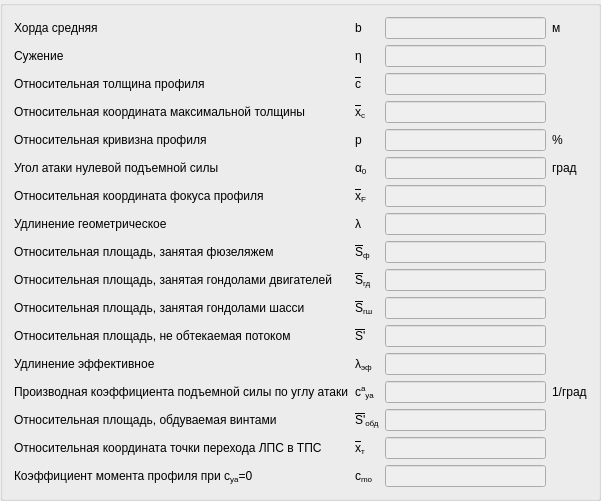
             <widget class="QGroupBox" name="groupBox_2">
              <property name="geometry">
               <rect>
                <x>550</x>
                <y>40</y>
                <width>601</width>
                <height>471</height>
               </rect>
              </property>
              <property name="styleSheet">
               <string notr="true"/>
              </property>
              <property name="title">
               <string/>
              </property>
              <layout class="QVBoxLayout" name="verticalLayout_11">
               <item>
                <layout class="QGridLayout" name="gridLayout_2">
                 <property name="topMargin">
                  <number>0</number>
                 </property>
                 <property name="bottomMargin">
                  <number>0</number>
                 </property>
                 <item row="14" column="0">
                  <widget class="QLabel" name="label_61">
                   <property name="text">
                    <string>&lt;html&gt;&lt;head/&gt;&lt;body&gt;&lt;p&gt;Относительная площадь, обдуваемая винтами&lt;/p&gt;&lt;/body&gt;&lt;/html&gt;</string>
                   </property>
                  </widget>
                 </item>
                 <item row="11" column="0">
                  <widget class="QLabel" name="label_52">
                   <property name="text">
                    <string>&lt;html&gt;&lt;head/&gt;&lt;body&gt;&lt;p&gt;Относительная площадь, не обтекаемая потоком&lt;/p&gt;&lt;/body&gt;&lt;/html&gt;</string>
                   </property>
                  </widget>
                 </item>
                 <item row="8" column="0">
                  <widget class="QLabel" name="label_48">
                   <property name="text">
                    <string>Относительная площадь, занятая фюзеляжем</string>
                   </property>
                  </widget>
                 </item>
                 <item row="13" column="0">
                  <widget class="QLabel" name="label_54">
                   <property name="text">
                    <string>&lt;html&gt;&lt;head/&gt;&lt;body&gt;&lt;p&gt;Производная коэффициента подъемной силы по углу атаки&lt;/p&gt;&lt;/body&gt;&lt;/html&gt;</string>
                   </property>
                  </widget>
                 </item>
                 <item row="10" column="0">
                  <widget class="QLabel" name="label_53">
                   <property name="text">
                    <string>&lt;html&gt;&lt;head/&gt;&lt;body&gt;&lt;p&gt;Относительная площадь, занятая гондолами шасси&lt;/p&gt;&lt;/body&gt;&lt;/html&gt;</string>
                   </property>
                  </widget>
                 </item>
                 <item row="16" column="2">
                  <widget class="QLineEdit" name="ed_cmo">
                   <property name="enabled">
                    <bool>false</bool>
                   </property>
                  </widget>
                 </item>
                 <item row="15" column="0">
                  <widget class="QLabel" name="label_91">
                   <property name="text">
                    <string>&lt;html&gt;&lt;head/&gt;&lt;body&gt;&lt;p&gt;Относительная координата точки перехода ЛПС в ТПС&lt;/p&gt;&lt;/body&gt;&lt;/html&gt;</string>
                   </property>
                  </widget>
                 </item>
                 <item row="4" column="0">
                  <widget class="QLabel" name="label_59">
                   <property name="text">
                    <string>&lt;html&gt;&lt;head/&gt;&lt;body&gt;&lt;p&gt;Относительная кривизна профиля&lt;/p&gt;&lt;/body&gt;&lt;/html&gt;</string>
                   </property>
                  </widget>
                 </item>
                 <item row="7" column="0">
                  <widget class="QLabel" name="label_60">
                   <property name="text">
                    <string>Удлинение геометрическое</string>
                   </property>
                  </widget>
                 </item>
                 <item row="15" column="2">
                  <widget class="QLineEdit" name="ed_xtau_">
                   <property name="enabled">
                    <bool>false</bool>
                   </property>
                  </widget>
                 </item>
                 <item row="16" column="1">
                  <widget class="QLabel" name="label_94">
                   <property name="text">
                    <string>&lt;html&gt;&lt;head/&gt;&lt;body&gt;&lt;p&gt;c&lt;span style=&quot; vertical-align:sub;&quot;&gt;mo&lt;/span&gt;&lt;/p&gt;&lt;/body&gt;&lt;/html&gt;</string>
                   </property>
                  </widget>
                 </item>
                 <item row="5" column="0">
                  <widget class="QLabel" name="label_50">
                   <property name="text">
                    <string>Угол атаки нулевой подъемной силы</string>
                   </property>
                  </widget>
                 </item>
                 <item row="9" column="0">
                  <widget class="QLabel" name="label_47">
                   <property name="text">
                    <string>&lt;html&gt;&lt;head/&gt;&lt;body&gt;&lt;p&gt;Относительная площадь, занятая гондолами двигателей&lt;/p&gt;&lt;/body&gt;&lt;/html&gt;</string>
                   </property>
                  </widget>
                 </item>
                 <item row="2" column="0">
                  <widget class="QLabel" name="label_55">
                   <property name="text">
                    <string>&lt;html&gt;&lt;head/&gt;&lt;body&gt;&lt;p&gt;Относительная толщина профиля&lt;/p&gt;&lt;/body&gt;&lt;/html&gt;</string>
                   </property>
                  </widget>
                 </item>
                 <item row="3" column="0">
                  <widget class="QLabel" name="label_56">
                   <property name="text">
                    <string>&lt;html&gt;&lt;head/&gt;&lt;body&gt;&lt;p&gt;Относительная координата максимальной толщины&lt;/p&gt;&lt;/body&gt;&lt;/html&gt;</string>
                   </property>
                  </widget>
                 </item>
                 <item row="12" column="0">
                  <widget class="QLabel" name="label_62">
                   <property name="text">
                    <string>Удлинение эффективное</string>
                   </property>
                  </widget>
                 </item>
                 <item row="16" column="0">
                  <widget class="QLabel" name="label_92">
                   <property name="text">
                    <string>&lt;html&gt;&lt;head/&gt;&lt;body&gt;&lt;p&gt;Коэффициент момента профиля при c&lt;span style=&quot; vertical-align:sub;&quot;&gt;ya&lt;/span&gt;=0&lt;/p&gt;&lt;/body&gt;&lt;/html&gt;</string>
                   </property>
                  </widget>
                 </item>
                 <item row="6" column="0">
                  <widget class="QLabel" name="label_46">
                   <property name="text">
                    <string>&lt;html&gt;&lt;head/&gt;&lt;body&gt;&lt;p&gt;Относительная координата фокуса профиля&lt;/p&gt;&lt;/body&gt;&lt;/html&gt;</string>
                   </property>
                  </widget>
                 </item>
                 <item row="0" column="0">
                  <widget class="QLabel" name="label_51">
                   <property name="text">
                    <string>Хорда средняя</string>
                   </property>
                  </widget>
                 </item>
                 <item row="0" column="3">
                  <widget class="QLabel" name="label_77">
                   <property name="text">
                    <string>м</string>
                   </property>
                  </widget>
                 </item>
                 <item row="1" column="1">
                  <widget class="QLabel" name="label_63">
                   <property name="text">
                    <string>η</string>
                   </property>
                  </widget>
                 </item>
                 <item row="1" column="2">
                  <widget class="QLineEdit" name="ed_n">
                   <property name="enabled">
                    <bool>false</bool>
                   </property>
                  </widget>
                 </item>
                 <item row="0" column="2">
                  <widget class="QLineEdit" name="ed_b">
                   <property name="enabled">
                    <bool>false</bool>
                   </property>
                   <property name="text">
                    <string/>
                   </property>
                  </widget>
                 </item>
                 <item row="1" column="0" alignment="Qt::AlignLeft">
                  <widget class="QLabel" name="label_49">
                   <property name="text">
                    <string>Сужение</string>
                   </property>
                  </widget>
                 </item>
                 <item row="11" column="2">
                  <widget class="QLineEdit" name="ed_S_">
                   <property name="enabled">
                    <bool>false</bool>
                   </property>
                  </widget>
                 </item>
                 <item row="12" column="2">
                  <widget class="QLineEdit" name="ed_lamdaef">
                   <property name="enabled">
                    <bool>false</bool>
                   </property>
                  </widget>
                 </item>
                 <item row="13" column="1">
                  <widget class="QLabel" name="label_75">
                   <property name="text">
                    <string>&lt;html&gt;&lt;head/&gt;&lt;body&gt;&lt;p&gt;c&lt;span style=&quot; vertical-align:super;&quot;&gt;a&lt;/span&gt;&lt;span style=&quot; vertical-align:sub;&quot;&gt;ya&lt;/span&gt;&lt;/p&gt;&lt;/body&gt;&lt;/html&gt;</string>
                   </property>
                  </widget>
                 </item>
                 <item row="10" column="2">
                  <widget class="QLineEdit" name="ed_Sgsh_">
                   <property name="enabled">
                    <bool>false</bool>
                   </property>
                  </widget>
                 </item>
                 <item row="13" column="2">
                  <widget class="QLineEdit" name="ed_caya">
                   <property name="enabled">
                    <bool>false</bool>
                   </property>
                  </widget>
                 </item>
                 <item row="13" column="3">
                  <widget class="QLabel" name="label_89">
                   <property name="text">
                    <string>1/град</string>
                   </property>
                  </widget>
                 </item>
                 <item row="14" column="2">
                  <widget class="QLineEdit" name="ed_Sobd_">
                   <property name="enabled">
                    <bool>false</bool>
                   </property>
                  </widget>
                 </item>
                 <item row="0" column="1">
                  <widget class="QLabel" name="label_57">
                   <property name="text">
                    <string>b</string>
                   </property>
                  </widget>
                 </item>
                 <item row="3" column="2">
                  <widget class="QLineEdit" name="ed_xc_">
                   <property name="enabled">
                    <bool>false</bool>
                   </property>
                  </widget>
                 </item>
                 <item row="5" column="2">
                  <widget class="QLineEdit" name="ed_a0">
                   <property name="enabled">
                    <bool>false</bool>
                   </property>
                  </widget>
                 </item>
                 <item row="4" column="2">
                  <widget class="QLineEdit" name="ed_f_">
                   <property name="enabled">
                    <bool>false</bool>
                   </property>
                  </widget>
                 </item>
                 <item row="5" column="3">
                  <widget class="QLabel" name="label_81">
                   <property name="text">
                    <string>&lt;html&gt;&lt;head/&gt;&lt;body&gt;&lt;p&gt;град&lt;/p&gt;&lt;/body&gt;&lt;/html&gt;</string>
                   </property>
                  </widget>
                 </item>
                 <item row="2" column="2">
                  <widget class="QLineEdit" name="ed_c_">
                   <property name="enabled">
                    <bool>false</bool>
                   </property>
                  </widget>
                 </item>
                 <item row="6" column="2">
                  <widget class="QLineEdit" name="ed_xf_">
                   <property name="enabled">
                    <bool>false</bool>
                   </property>
                  </widget>
                 </item>
                 <item row="4" column="3">
                  <widget class="QLabel" name="label_80">
                   <property name="text">
                    <string>%</string>
                   </property>
                  </widget>
                 </item>
                 <item row="7" column="2">
                  <widget class="QLineEdit" name="ed_lamda">
                   <property name="enabled">
                    <bool>false</bool>
                   </property>
                  </widget>
                 </item>
                 <item row="8" column="2">
                  <widget class="QLineEdit" name="ed_Sf_">
                   <property name="enabled">
                    <bool>false</bool>
                   </property>
                  </widget>
                 </item>
                 <item row="9" column="2">
                  <widget class="QLineEdit" name="ed_Sgd_">
                   <property name="enabled">
                    <bool>false</bool>
                   </property>
                  </widget>
                 </item>
                 <item row="5" column="1">
                  <widget class="QLabel" name="label_65">
                   <property name="text">
                    <string>&lt;html&gt;&lt;head/&gt;&lt;body&gt;&lt;p&gt;&lt;span style=&quot; font-family:'Times New Roman'; font-size:medium; color:#000000;&quot;&gt;α&lt;/span&gt;&lt;span style=&quot; font-family:'Times New Roman'; font-size:medium; color:#000000; vertical-align:sub;&quot;&gt;0&lt;/span&gt;&lt;/p&gt;&lt;/body&gt;&lt;/html&gt;</string>
                   </property>
                  </widget>
                 </item>
                 <item row="7" column="1">
                  <widget class="QLabel" name="label_66">
                   <property name="text">
                    <string>λ</string>
                   </property>
                  </widget>
                 </item>
                 <item row="3" column="1">
                  <widget class="QLabel" name="label_269">
                   <property name="text">
                    <string>&lt;html&gt;&lt;head/&gt;&lt;body&gt;&lt;p&gt;&lt;span style=&quot; text-decoration: overline;&quot;&gt;x&lt;/span&gt;&lt;span style='vertical-align:sub'&gt;с&lt;/span&gt;&lt;/p&gt;&lt;/body&gt;&lt;/html&gt;</string>
                   </property>
                  </widget>
                 </item>
                 <item row="4" column="1">
                  <widget class="QLabel" name="label_270">
                   <property name="text">
                    <string>&lt;html&gt;&lt;head/&gt;&lt;body&gt;&lt;p&gt;р&lt;/p&gt;&lt;/body&gt;&lt;/html&gt;</string>
                   </property>
                  </widget>
                 </item>
                 <item row="6" column="1">
                  <widget class="QLabel" name="label_271">
                   <property name="text">
                    <string>&lt;html&gt;&lt;head/&gt;&lt;body&gt;&lt;p&gt;&lt;span style=&quot; text-decoration: overline;&quot;&gt;x&lt;/span&gt;&lt;span style='vertical-align:sub'&gt;F&lt;/span&gt;&lt;/p&gt;&lt;/body&gt;&lt;/html&gt;</string>
                   </property>
                  </widget>
                 </item>
                 <item row="8" column="1">
                  <widget class="QLabel" name="label_272">
                   <property name="text">
                    <string>&lt;html&gt;&lt;head/&gt;&lt;body&gt;&lt;p&gt;&lt;span style=&quot; text-decoration: overline;&quot;&gt;S&lt;/span&gt;&lt;span style='vertical-align:sub'&gt;ф&lt;/span&gt;&lt;/p&gt;&lt;/body&gt;&lt;/html&gt;</string>
                   </property>
                  </widget>
                 </item>
                 <item row="9" column="1">
                  <widget class="QLabel" name="label_273">
                   <property name="text">
                    <string>&lt;html&gt;&lt;head/&gt;&lt;body&gt;&lt;p&gt;&lt;span style=&quot; text-decoration: overline;&quot;&gt;S&lt;/span&gt;&lt;span style='vertical-align:sub'&gt;гд&lt;/span&gt;&lt;/p&gt;&lt;/body&gt;&lt;/html&gt;</string>
                   </property>
                  </widget>
                 </item>
                 <item row="10" column="1">
                  <widget class="QLabel" name="label_274">
                   <property name="text">
                    <string>&lt;html&gt;&lt;head/&gt;&lt;body&gt;&lt;p&gt;&lt;span style=&quot; text-decoration: overline;&quot;&gt;S&lt;/span&gt;&lt;span style=&quot; vertical-align:sub;&quot;&gt;гш&lt;/span&gt;&lt;/p&gt;&lt;/body&gt;&lt;/html&gt;</string>
                   </property>
                  </widget>
                 </item>
                 <item row="11" column="1">
                  <widget class="QLabel" name="label_275">
                   <property name="text">
                    <string>&lt;html&gt;&lt;head/&gt;&lt;body&gt;&lt;p&gt;&lt;span style=&quot; text-decoration: overline;&quot;&gt;S'&lt;/span&gt;&lt;/p&gt;&lt;/body&gt;&lt;/html&gt;</string>
                   </property>
                  </widget>
                 </item>
                 <item row="12" column="1">
                  <widget class="QLabel" name="label_276">
                   <property name="text">
                    <string>&lt;html&gt;&lt;head/&gt;&lt;body&gt;&lt;p&gt;λ&lt;span style=&quot; vertical-align:sub;&quot;&gt;эф&lt;/span&gt;&lt;/p&gt;&lt;/body&gt;&lt;/html&gt;</string>
                   </property>
                  </widget>
                 </item>
                 <item row="14" column="1">
                  <widget class="QLabel" name="label_277">
                   <property name="text">
                    <string>&lt;html&gt;&lt;head/&gt;&lt;body&gt;&lt;p&gt;&lt;span style=&quot; text-decoration: overline;&quot;&gt;S'&lt;/span&gt;&lt;span style='vertical-align:sub'&gt;обд&lt;/span&gt;&lt;/p&gt;&lt;/body&gt;&lt;/html&gt;</string>
                   </property>
                  </widget>
                 </item>
                 <item row="15" column="1">
                  <widget class="QLabel" name="label_278">
                   <property name="text">
                    <string>&lt;html&gt;&lt;head/&gt;&lt;body&gt;&lt;p&gt;&lt;span style=&quot; text-decoration: overline;&quot;&gt;x&lt;/span&gt;&lt;span style='vertical-align:sub'&gt;т&lt;/span&gt;&lt;/p&gt;&lt;/body&gt;&lt;/html&gt;</string>
                   </property>
                  </widget>
                 </item>
                 <item row="2" column="1">
                  <widget class="QLabel" name="label_74">
                   <property name="text">
                    <string>&lt;html&gt;&lt;head/&gt;&lt;body&gt;&lt;p&gt;&lt;span style=&quot; text-decoration: overline;&quot;&gt;c&lt;/span&gt;&lt;span style='vertical-align:sub'&gt;&lt;/span&gt;&lt;/p&gt;&lt;/body&gt;&lt;/html&gt;</string>
                   </property>
                  </widget>
                 </item>
                </layout>
               </item>
              </layout>
             </widget>
